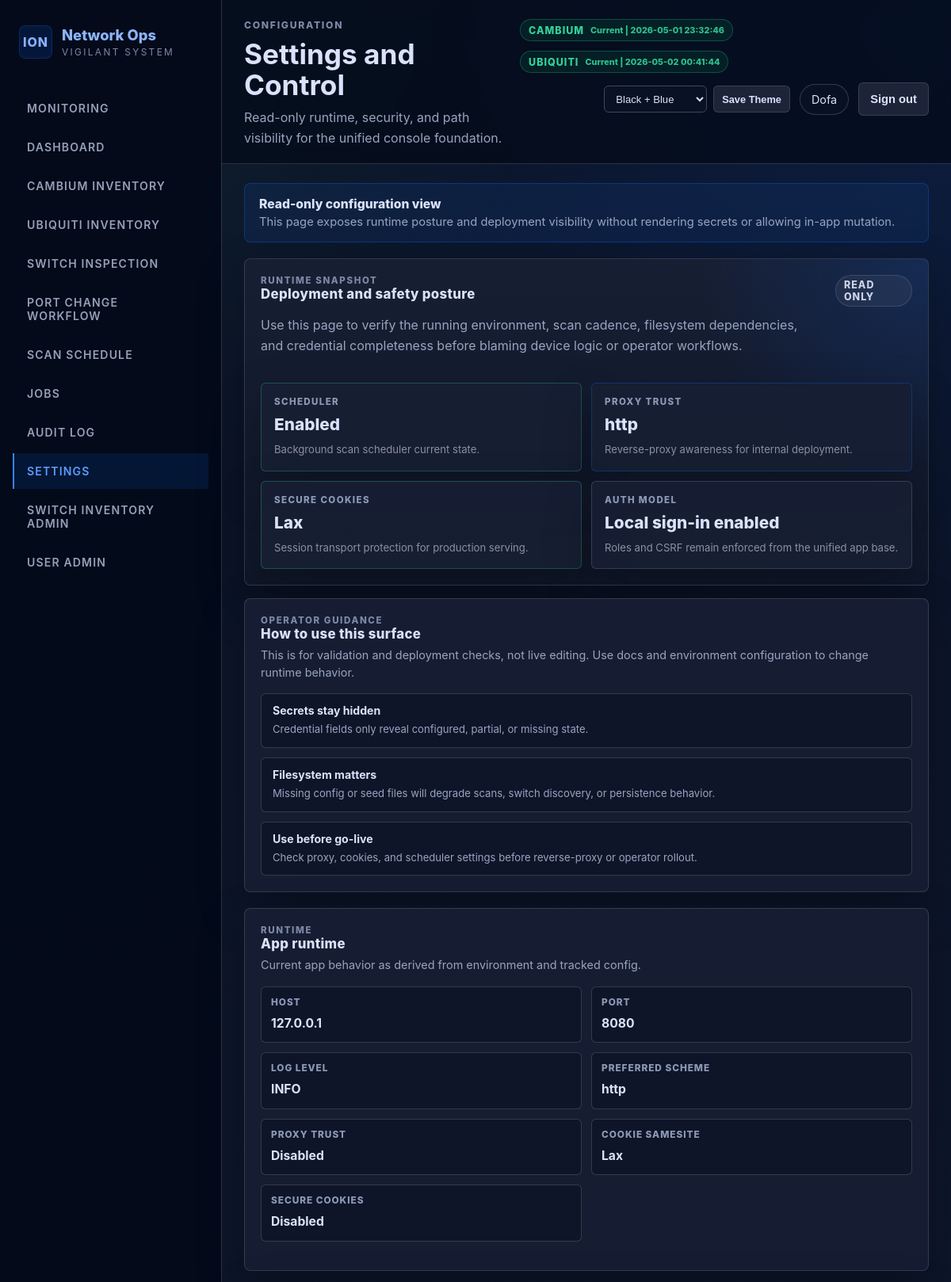
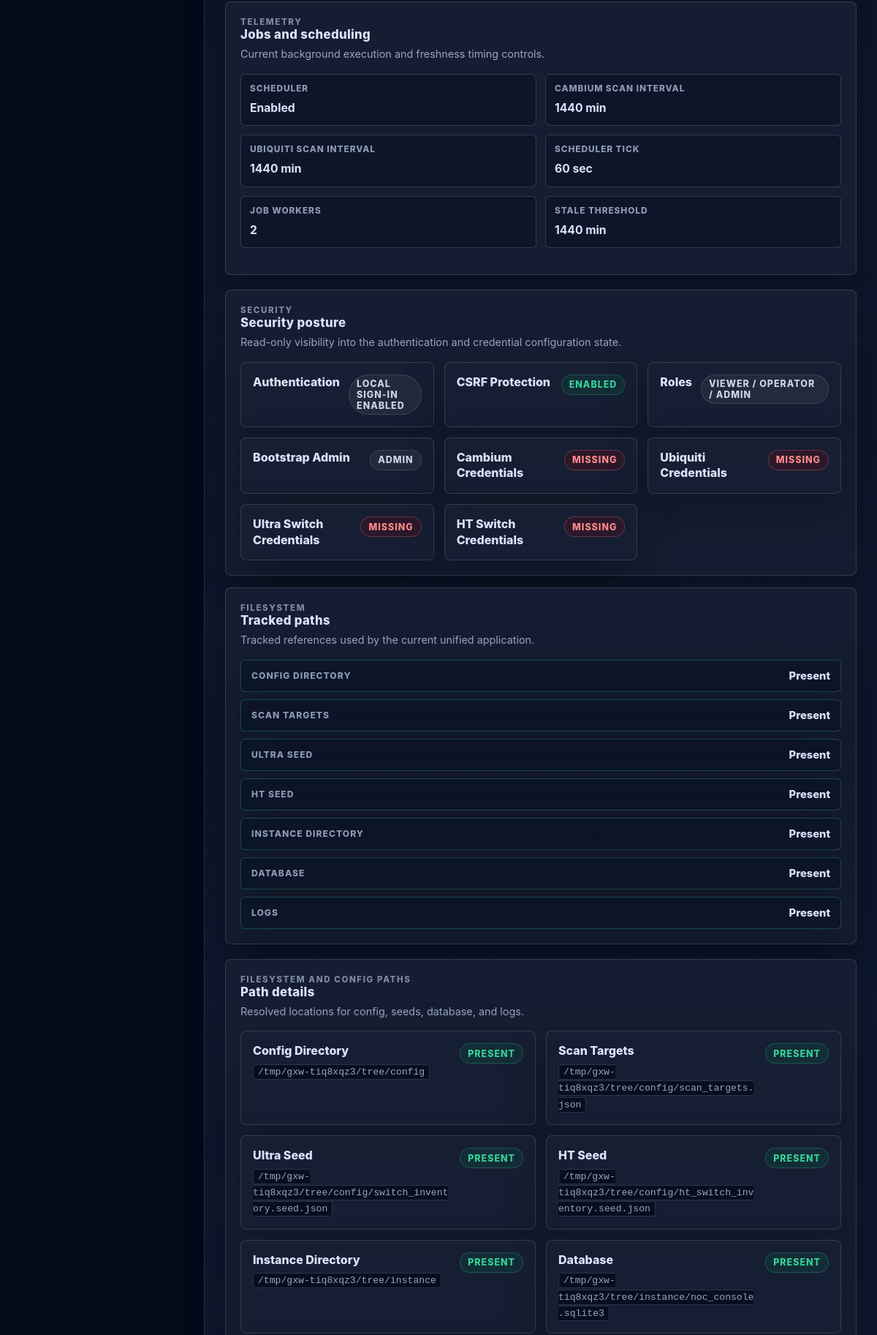
/settings/ (signed in, upper part), run on the app's committed database (2 pictures, top to bottom).
### tables this page shows
CREATE TABLE jobs (
    id INTEGER PRIMARY KEY AUTOINCREMENT,
    job_type TEXT NOT NULL,
    vendor TEXT,
    trigger_source TEXT NOT NULL,
    status TEXT NOT NULL,
    requested_by INTEGER,
    message TEXT,
    meta_json TEXT,
    created_at TEXT NOT NULL,
    started_at TEXT,
    finished_at TEXT
);

CREATE TABLE users (
    id INTEGER PRIMARY KEY AUTOINCREMENT,
    username TEXT NOT NULL UNIQUE,
    password_hash TEXT NOT NULL,
    role TEXT NOT NULL,
    is_active INTEGER NOT NULL DEFAULT 1,
    created_at TEXT NOT NULL
, ui_preference TEXT NOT NULL DEFAULT 'modern');

### app/routes/settings.py (the view)
@bp.get("/")
@role_required("operator", "admin")
def index():
    return render_template("settings/index.html", sections=build_settings_snapshot(current_app))

### app/db.py (called while the page is built)
def _ensure_parent(path: Path) -> None:
    path.parent.mkdir(parents=True, exist_ok=True)

def get_db() -> sqlite3.Connection:
    connection = g.get("_db")
    if connection is None:
        db_path = Path(current_app.config["DATABASE_PATH"])
        _ensure_parent(db_path)
        connection = sqlite3.connect(db_path)
        connection.row_factory = sqlite3.Row
        g._db = connection
    return connection

### app/services/audit_service.py (called while the page is built)
def recent_events(limit: int = 10) -> list[dict]:
    rows = get_db().execute(
        """
        SELECT id, actor_username, action, resource_type, resource_id, details_json, created_at
        FROM audit_logs
        ORDER BY id DESC
        LIMIT ?
        """,
        (limit,),
    ).fetchall()
    return [_enrich_event(dict(row)) for row in rows]

def _load_details(raw: str | None) -> dict:
    if not raw:
        return {}
    try:
        return json.loads(raw)
    except json.JSONDecodeError:
        return {"raw": raw}

def _enrich_event(event: dict) -> dict:
    details = _load_details(event.get("details_json"))
    event["details"] = details
    event["outcome"] = _derive_outcome(event.get("action", ""), details)
    event["summary"] = _build_summary(event, details)
    event["target_label"] = details.get("switch") or details.get("name") or event.get("resource_id") or "-"
    return event

def _derive_outcome(action: str, details: dict) -> str:
    if details.get("outcome"):
        return str(details["outcome"])
    lowered = action.lower()
    if any(token in lowered for token in ("failed", "rejected", "denied")):
        return "failed"
    if any(token in lowered for token in ("completed", "deleted", "added", "triggered")):
        return "success"
    return "info"

def _build_summary(event: dict, details: dict) -> str:
    if details.get("summary"):
        return str(details["summary"])
    if event.get("resource_type") == "switch":
        switch = details.get("switch") or event.get("resource_id") or "switch"
        port = details.get("port")
        return f"{switch} {port}".strip()
    if event.get("resource_type") == "job":
        vendor = details.get("vendor") or event.get("resource_id") or "job"
        return f"{vendor} job event"
    if event.get("resource_type") == "switch_inventory":
        name = details.get("name") or event.get("resource_id") or "inventory record"
        ip = details.get("ip")
        return f"{name} ({ip})" if ip else str(name)
    return event.get("action", "")

### app/templates/settings/index.html (shortened to what this page needs)
{% extends "base.html" %}
{% import "components/ui.html" as ui with context %}

### app/templates/base.html (shortened to what this page needs)
{% import "components/ui.html" as ui with context %}
<!doctype html>
<html lang="en">
<head>
  <link rel="stylesheet" href="{{ url_for('static', filename='app.css') }}">
</head>
<body class="theme-{{ current_theme_mode if current_user else 'dark' }}" data-theme="{{ current_theme_mode if current_user else 'dark' }}">
  <div class="layout">
    {% if current_user %}
    <aside class="sidebar">
      <div class="sidebar-brand">
        <div class="brand-mark">ION</div>
        <div>
          <div class="brand-title">Network Ops</div>
          <div class="brand-subtitle">Vigilant System</div>
        </div>
      </div>
      <nav class="nav-group">
        {% for item in shell_nav %}
        {% set href = url_for(item.endpoint, **(item.route_args or {})) %}
        {% set is_active = (
          (item.match_mode == 'endpoint' and active_endpoint == item.endpoint)
          or (item.match_mode == 'path' and (request.path == href or (item.match_prefix and request.path.startswith(item.match_prefix))))
        ) %}
        <a class="nav-link {% if is_active %}is-active{% endif %}" href="{{ href }}">
          {{ item.label }}
        </a>
        {% endfor %}
      </nav>
    </aside>
    {% endif %}
    <main class="main-shell">
      {% if current_user %}
      <header class="topbar">
        <div class="topbar__context">
          <div class="eyebrow">{{ page_kicker_html | safe }}</div>
          <h1 class="page-title">{{ page_title_html | safe }}</h1>
          {{ page_subtitle_html | safe }}
        </div>
        <div class="topbar-actions">
          <div class="status-cluster">
            {% for item in shell_status %}
            {{ ui.badge(item.label, item.tone, item.meta ~ " | " ~ item.value) }}
            {% endfor %}
          </div>
          <form method="post" action="{{ url_for('auth.update_ui_mode') }}" class="inline-form">
            <select name="ui_preference" class="select-small" aria-label="Theme">
              <option value="dark" {% if current_theme_mode == 'dark' %}selected{% endif %}>Black + Blue</option>
            </select>
            <button class="button button-secondary button-small" type="submit">Save Theme</button>
          </form>
          <span class="user-chip">{{ current_user.username }}</span>
          <form method="post" action="{{ url_for('auth.logout') }}">
            <button class="button button-secondary" type="submit">Sign out</button>
          </form>
        </div>
      </header>
      {% endif %}
      {% if current_user %}<div class="content-shell">{% endif %}
      {{ page_content_html | safe }}
      {% if current_user %}</div>{% endif %}
    </main>
  </div>
</body>
</html>

### app/templates/components/ui.html (shortened to what this page needs)
{% macro badge(label, tone='neutral', meta='') -%}
<span class="badge badge-{{ tone }}">
  <span>{{ label }}</span>
  {% if meta %}<small>{{ meta }}</small>{% endif %}
</span>
{%- endmacro %}

### data on the page
jobs: vendor "CAMBIUM", meta "Current | 2026-05-01 23:32:46"
jobs: vendor "UBIQUITI", meta "Current | 2026-05-02 00:41:44"
users: username "Dofa", role "Read-only configuration view This page exposes runtime posture and deployment visibility without rendering secrets or allowing in-app mutation. RUNTIME SNAPSHOT Deployment and safety posture Use this page to verify the running environment, scan cadence, filesystem dependencies, and credential completeness before blaming device logic or operator workflows. READ ONLY SCHEDULER Enabled Background scan scheduler current state. PROXY TRUST http Reverse-proxy awareness for internal deployment. SECURE COOKIES Lax Session transport protection for production serving. AUTH MODEL Local sign-in enabled Roles and CSRF remain enforced from the unified app base. OPERATOR GUIDANCE How to use this surface…"

### other printed values
{{ item.label }} "MONITORING" "DASHBOARD" "CAMBIUM INVENTORY" "UBIQUITI INVENTORY" "SWITCH INSPECTION" "PORT CHANGE WORKFLOW" "SCAN SCHEDULE" "JOBS" "AUDIT LOG" "SETTINGS" "SWITCH INVENTORY ADMIN" "USER ADMIN"
{{ page_kicker_html | safe }} "CONFIGURATION"
{{ page_title_html | safe }} "Settings and Control"
{{ page_subtitle_html | safe }} "Read-only runtime, security, and path visibility for the unified console foundation."
